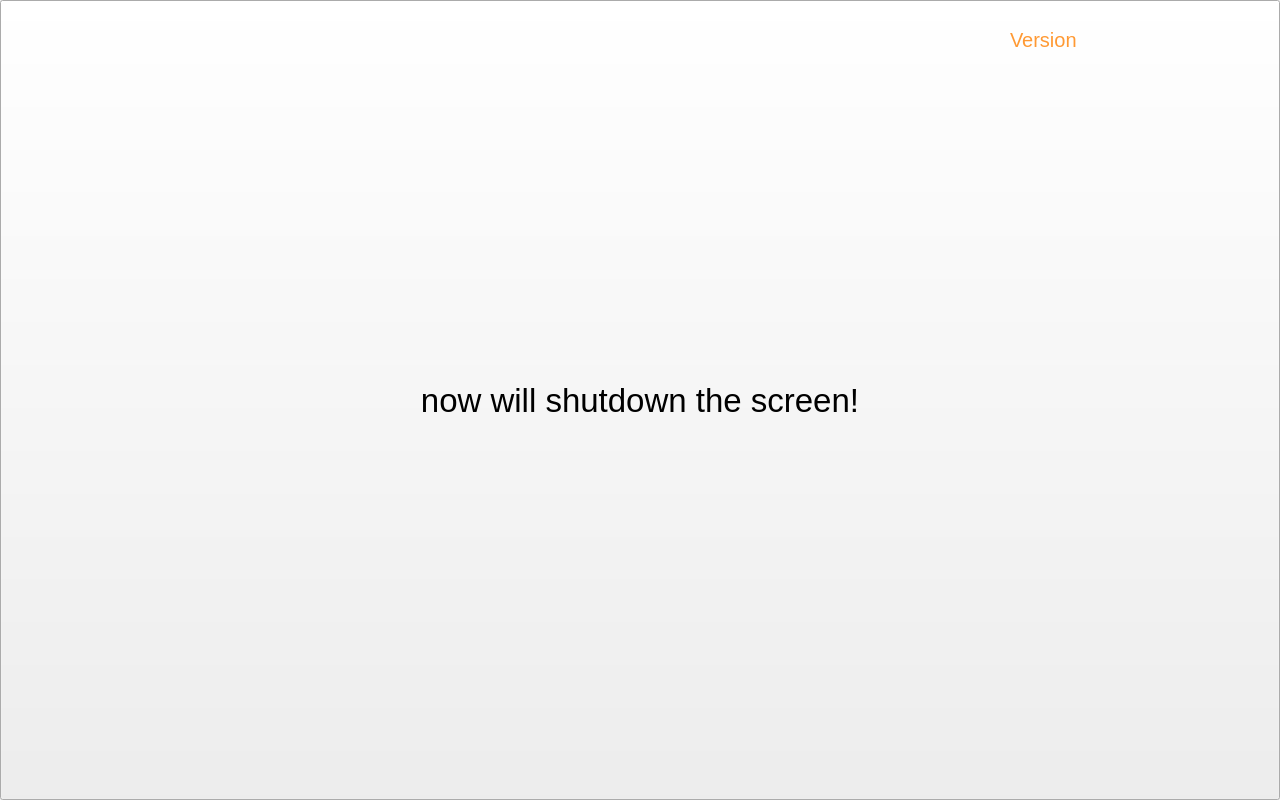
<?xml version="1.0" encoding="UTF-8"?>
<ui version="4.0">
 <class>login</class>
 <widget class="QDialog" name="login">
  <property name="geometry">
   <rect>
    <x>0</x>
    <y>0</y>
    <width>1280</width>
    <height>800</height>
   </rect>
  </property>
  <property name="sizePolicy">
   <sizepolicy hsizetype="Minimum" vsizetype="Minimum">
    <horstretch>0</horstretch>
    <verstretch>0</verstretch>
   </sizepolicy>
  </property>
  <property name="minimumSize">
   <size>
    <width>0</width>
    <height>0</height>
   </size>
  </property>
  <property name="maximumSize">
   <size>
    <width>1280</width>
    <height>800</height>
   </size>
  </property>
  <property name="font">
   <font>
    <pointsize>25</pointsize>
   </font>
  </property>
  <property name="cursor">
   <cursorShape>BlankCursor</cursorShape>
  </property>
  <property name="windowTitle">
   <string>Dialog</string>
  </property>
  <property name="windowIcon">
   <iconset resource="photo.qrc">
    <normaloff>:/pic/favicon.ico</normaloff>:/pic/favicon.ico</iconset>
  </property>
  <property name="styleSheet">
   <string notr="true">#login {
border-image: url(:/pic/log_bk.png);
}</string>
  </property>
  <widget class="QLineEdit" name="lineEdit">
   <property name="geometry">
    <rect>
     <x>500</x>
     <y>190</y>
     <width>321</width>
     <height>101</height>
    </rect>
   </property>
   <property name="font">
    <font>
     <pointsize>25</pointsize>
    </font>
   </property>
   <property name="cursor">
    <cursorShape>BlankCursor</cursorShape>
   </property>
   <property name="styleSheet">
    <string notr="true">color: rgb(255, 153, 51);</string>
   </property>
   <property name="text">
    <string/>
   </property>
  </widget>
  <widget class="QWidget" name="gridLayoutWidget">
   <property name="geometry">
    <rect>
     <x>210</x>
     <y>320</y>
     <width>321</width>
     <height>412</height>
    </rect>
   </property>
   <property name="sizePolicy">
    <sizepolicy hsizetype="Minimum" vsizetype="Minimum">
     <horstretch>0</horstretch>
     <verstretch>0</verstretch>
    </sizepolicy>
   </property>
   <property name="minimumSize">
    <size>
     <width>150</width>
     <height>0</height>
    </size>
   </property>
   <property name="font">
    <font>
     <pointsize>40</pointsize>
    </font>
   </property>
   <property name="styleSheet">
    <string notr="true"/>
   </property>
   <layout class="QGridLayout" name="gridLayout" columnstretch="0,0,0">
    <property name="sizeConstraint">
     <enum>QLayout::SetFixedSize</enum>
    </property>
    <property name="leftMargin">
     <number>0</number>
    </property>
    <property name="spacing">
     <number>10</number>
    </property>
    <item row="0" column="1">
     <widget class="QPushButton" name="pushButton_2">
      <property name="sizePolicy">
       <sizepolicy hsizetype="Minimum" vsizetype="Minimum">
        <horstretch>0</horstretch>
        <verstretch>0</verstretch>
       </sizepolicy>
      </property>
      <property name="minimumSize">
       <size>
        <width>95</width>
        <height>95</height>
       </size>
      </property>
      <property name="maximumSize">
       <size>
        <width>95</width>
        <height>95</height>
       </size>
      </property>
      <property name="font">
       <font>
        <pointsize>40</pointsize>
       </font>
      </property>
      <property name="styleSheet">
       <string notr="true">border-image: url(:/pic/bt2_up.png);</string>
      </property>
      <property name="text">
       <string/>
      </property>
     </widget>
    </item>
    <item row="0" column="2">
     <widget class="QPushButton" name="pushButton_3">
      <property name="sizePolicy">
       <sizepolicy hsizetype="Minimum" vsizetype="Minimum">
        <horstretch>0</horstretch>
        <verstretch>0</verstretch>
       </sizepolicy>
      </property>
      <property name="minimumSize">
       <size>
        <width>95</width>
        <height>95</height>
       </size>
      </property>
      <property name="maximumSize">
       <size>
        <width>95</width>
        <height>95</height>
       </size>
      </property>
      <property name="font">
       <font>
        <pointsize>40</pointsize>
       </font>
      </property>
      <property name="styleSheet">
       <string notr="true">border-image: url(:/pic/bt3_up.png);</string>
      </property>
      <property name="text">
       <string/>
      </property>
     </widget>
    </item>
    <item row="1" column="0">
     <widget class="QPushButton" name="pushButton_4">
      <property name="sizePolicy">
       <sizepolicy hsizetype="Minimum" vsizetype="Minimum">
        <horstretch>0</horstretch>
        <verstretch>0</verstretch>
       </sizepolicy>
      </property>
      <property name="minimumSize">
       <size>
        <width>95</width>
        <height>95</height>
       </size>
      </property>
      <property name="maximumSize">
       <size>
        <width>95</width>
        <height>95</height>
       </size>
      </property>
      <property name="font">
       <font>
        <pointsize>40</pointsize>
       </font>
      </property>
      <property name="styleSheet">
       <string notr="true">border-image: url(:/pic/bt4_up.png);</string>
      </property>
      <property name="text">
       <string/>
      </property>
     </widget>
    </item>
    <item row="1" column="1">
     <widget class="QPushButton" name="pushButton_5">
      <property name="sizePolicy">
       <sizepolicy hsizetype="Minimum" vsizetype="Minimum">
        <horstretch>0</horstretch>
        <verstretch>0</verstretch>
       </sizepolicy>
      </property>
      <property name="minimumSize">
       <size>
        <width>95</width>
        <height>95</height>
       </size>
      </property>
      <property name="maximumSize">
       <size>
        <width>95</width>
        <height>95</height>
       </size>
      </property>
      <property name="font">
       <font>
        <pointsize>40</pointsize>
       </font>
      </property>
      <property name="styleSheet">
       <string notr="true">border-image: url(:/pic/bt5_up.png);</string>
      </property>
      <property name="text">
       <string/>
      </property>
     </widget>
    </item>
    <item row="1" column="2">
     <widget class="QPushButton" name="pushButton_6">
      <property name="sizePolicy">
       <sizepolicy hsizetype="Minimum" vsizetype="Minimum">
        <horstretch>0</horstretch>
        <verstretch>0</verstretch>
       </sizepolicy>
      </property>
      <property name="minimumSize">
       <size>
        <width>95</width>
        <height>95</height>
       </size>
      </property>
      <property name="maximumSize">
       <size>
        <width>95</width>
        <height>95</height>
       </size>
      </property>
      <property name="font">
       <font>
        <pointsize>40</pointsize>
       </font>
      </property>
      <property name="styleSheet">
       <string notr="true">border-image: url(:/pic/bt6_up.png);</string>
      </property>
      <property name="text">
       <string/>
      </property>
     </widget>
    </item>
    <item row="2" column="0">
     <widget class="QPushButton" name="pushButton_7">
      <property name="sizePolicy">
       <sizepolicy hsizetype="Minimum" vsizetype="Minimum">
        <horstretch>0</horstretch>
        <verstretch>0</verstretch>
       </sizepolicy>
      </property>
      <property name="minimumSize">
       <size>
        <width>95</width>
        <height>95</height>
       </size>
      </property>
      <property name="maximumSize">
       <size>
        <width>95</width>
        <height>95</height>
       </size>
      </property>
      <property name="font">
       <font>
        <pointsize>40</pointsize>
       </font>
      </property>
      <property name="styleSheet">
       <string notr="true">border-image: url(:/pic/bt7_up.png);</string>
      </property>
      <property name="text">
       <string/>
      </property>
     </widget>
    </item>
    <item row="2" column="1">
     <widget class="QPushButton" name="pushButton_8">
      <property name="sizePolicy">
       <sizepolicy hsizetype="Minimum" vsizetype="Minimum">
        <horstretch>0</horstretch>
        <verstretch>0</verstretch>
       </sizepolicy>
      </property>
      <property name="minimumSize">
       <size>
        <width>95</width>
        <height>95</height>
       </size>
      </property>
      <property name="maximumSize">
       <size>
        <width>95</width>
        <height>95</height>
       </size>
      </property>
      <property name="font">
       <font>
        <pointsize>40</pointsize>
       </font>
      </property>
      <property name="styleSheet">
       <string notr="true">border-image: url(:/pic/bt8_up.png);</string>
      </property>
      <property name="text">
       <string/>
      </property>
     </widget>
    </item>
    <item row="2" column="2">
     <widget class="QPushButton" name="pushButton_9">
      <property name="sizePolicy">
       <sizepolicy hsizetype="Minimum" vsizetype="Minimum">
        <horstretch>0</horstretch>
        <verstretch>0</verstretch>
       </sizepolicy>
      </property>
      <property name="minimumSize">
       <size>
        <width>95</width>
        <height>95</height>
       </size>
      </property>
      <property name="maximumSize">
       <size>
        <width>95</width>
        <height>95</height>
       </size>
      </property>
      <property name="font">
       <font>
        <pointsize>40</pointsize>
       </font>
      </property>
      <property name="styleSheet">
       <string notr="true">border-image: url(:/pic/bt9_up.png);</string>
      </property>
      <property name="text">
       <string/>
      </property>
     </widget>
    </item>
    <item row="0" column="0">
     <widget class="QPushButton" name="pushButton_1">
      <property name="enabled">
       <bool>true</bool>
      </property>
      <property name="sizePolicy">
       <sizepolicy hsizetype="Minimum" vsizetype="Minimum">
        <horstretch>0</horstretch>
        <verstretch>0</verstretch>
       </sizepolicy>
      </property>
      <property name="minimumSize">
       <size>
        <width>95</width>
        <height>95</height>
       </size>
      </property>
      <property name="maximumSize">
       <size>
        <width>95</width>
        <height>95</height>
       </size>
      </property>
      <property name="font">
       <font>
        <pointsize>40</pointsize>
       </font>
      </property>
      <property name="styleSheet">
       <string notr="true">border-image: url(:/pic/bt1_up.png);</string>
      </property>
      <property name="text">
       <string/>
      </property>
     </widget>
    </item>
    <item row="3" column="0">
     <widget class="QPushButton" name="pushButton_ac">
      <property name="sizePolicy">
       <sizepolicy hsizetype="Minimum" vsizetype="Minimum">
        <horstretch>0</horstretch>
        <verstretch>0</verstretch>
       </sizepolicy>
      </property>
      <property name="minimumSize">
       <size>
        <width>95</width>
        <height>95</height>
       </size>
      </property>
      <property name="maximumSize">
       <size>
        <width>95</width>
        <height>95</height>
       </size>
      </property>
      <property name="font">
       <font>
        <pointsize>40</pointsize>
       </font>
      </property>
      <property name="styleSheet">
       <string notr="true">border-image: url(:/pic/btac_up.png);</string>
      </property>
      <property name="text">
       <string/>
      </property>
     </widget>
    </item>
    <item row="3" column="1">
     <widget class="QPushButton" name="pushButton_0">
      <property name="sizePolicy">
       <sizepolicy hsizetype="Minimum" vsizetype="Minimum">
        <horstretch>0</horstretch>
        <verstretch>0</verstretch>
       </sizepolicy>
      </property>
      <property name="minimumSize">
       <size>
        <width>95</width>
        <height>95</height>
       </size>
      </property>
      <property name="maximumSize">
       <size>
        <width>95</width>
        <height>95</height>
       </size>
      </property>
      <property name="font">
       <font>
        <pointsize>40</pointsize>
       </font>
      </property>
      <property name="styleSheet">
       <string notr="true">border-image: url(:/pic/bt0_up.png);</string>
      </property>
      <property name="text">
       <string/>
      </property>
     </widget>
    </item>
    <item row="3" column="2">
     <widget class="QPushButton" name="pushButton_del">
      <property name="sizePolicy">
       <sizepolicy hsizetype="Minimum" vsizetype="Minimum">
        <horstretch>0</horstretch>
        <verstretch>0</verstretch>
       </sizepolicy>
      </property>
      <property name="minimumSize">
       <size>
        <width>95</width>
        <height>95</height>
       </size>
      </property>
      <property name="maximumSize">
       <size>
        <width>95</width>
        <height>95</height>
       </size>
      </property>
      <property name="font">
       <font>
        <pointsize>40</pointsize>
       </font>
      </property>
      <property name="styleSheet">
       <string notr="true">border-image: url(:/pic/btdel_up.png);</string>
      </property>
      <property name="text">
       <string/>
      </property>
     </widget>
    </item>
   </layout>
  </widget>
  <widget class="QPushButton" name="login_button">
   <property name="geometry">
    <rect>
     <x>900</x>
     <y>180</y>
     <width>250</width>
     <height>100</height>
    </rect>
   </property>
   <property name="sizePolicy">
    <sizepolicy hsizetype="Minimum" vsizetype="Fixed">
     <horstretch>0</horstretch>
     <verstretch>0</verstretch>
    </sizepolicy>
   </property>
   <property name="minimumSize">
    <size>
     <width>0</width>
     <height>100</height>
    </size>
   </property>
   <property name="font">
    <font>
     <pointsize>25</pointsize>
    </font>
   </property>
   <property name="styleSheet">
    <string notr="true">border-image: url(:/pic/log_up.png);</string>
   </property>
   <property name="text">
    <string/>
   </property>
  </widget>
  <widget class="QLabel" name="label_kings">
   <property name="geometry">
    <rect>
     <x>300</x>
     <y>50</y>
     <width>800</width>
     <height>60</height>
    </rect>
   </property>
   <property name="font">
    <font>
     <pointsize>25</pointsize>
    </font>
   </property>
   <property name="styleSheet">
    <string notr="true">color: rgb(255, 153, 51);</string>
   </property>
   <property name="text">
    <string>Kings #66 Lane 5</string>
   </property>
  </widget>
  <widget class="QPushButton" name="big_button">
   <property name="geometry">
    <rect>
     <x>0</x>
     <y>0</y>
     <width>1280</width>
     <height>800</height>
    </rect>
   </property>
   <property name="cursor">
    <cursorShape>BlankCursor</cursorShape>
   </property>
   <property name="styleSheet">
    <string notr="true">border-image: url(:/pic/zero.png);</string>
   </property>
   <property name="text">
    <string>now will shutdown the screen!</string>
   </property>
  </widget>
  <widget class="QLabel" name="version_label">
   <property name="geometry">
    <rect>
     <x>1010</x>
     <y>20</y>
     <width>240</width>
     <height>40</height>
    </rect>
   </property>
   <property name="font">
    <font>
     <pointsize>15</pointsize>
    </font>
   </property>
   <property name="styleSheet">
    <string notr="true">border-image: url(:/pic/zero.png);
color: rgb(255, 153, 51);</string>
   </property>
   <property name="text">
    <string>Version</string>
   </property>
  </widget>
 </widget>
 <resources>
  <include location="photo.qrc"/>
 </resources>
 <connections/>
</ui>
